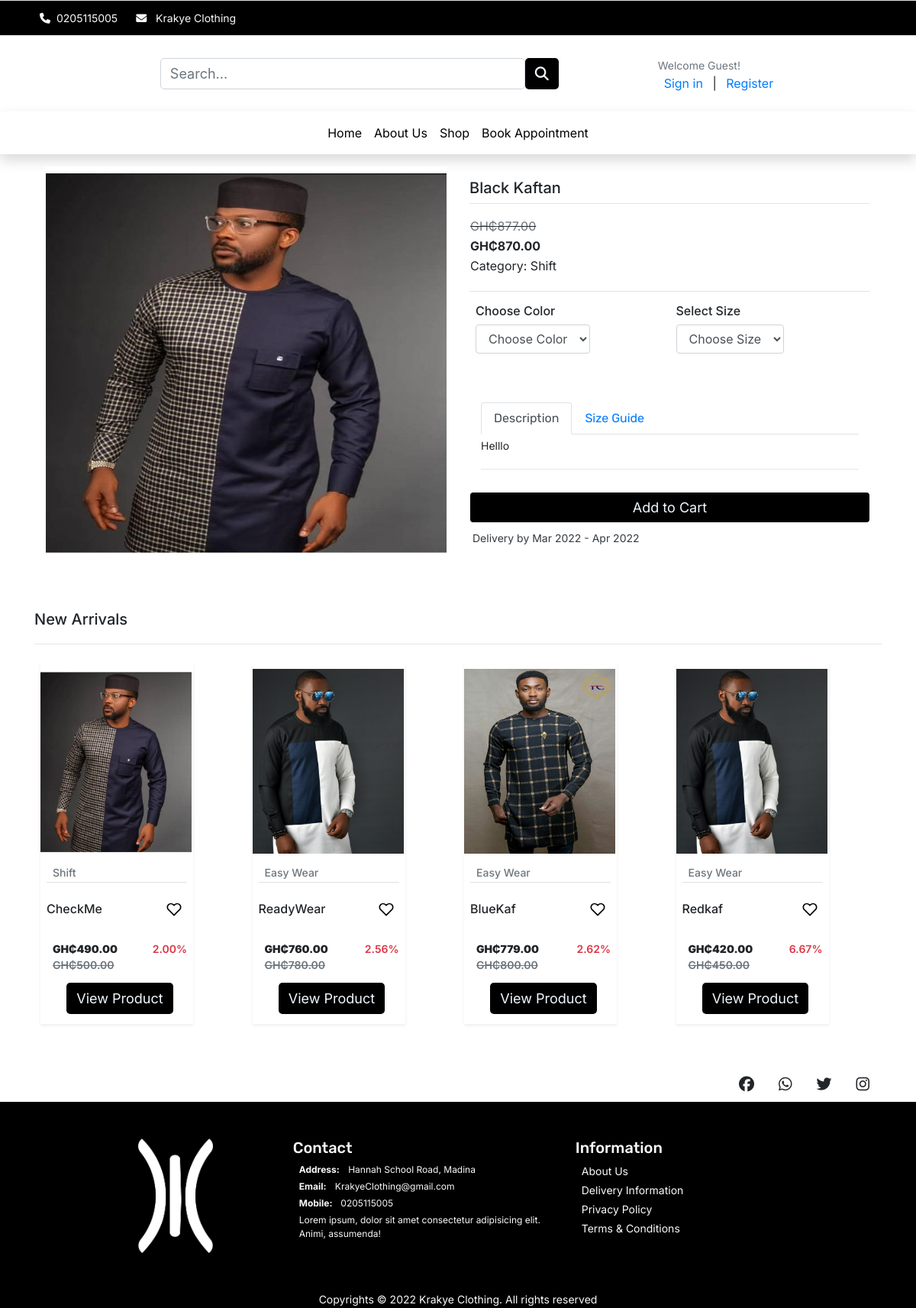
Page /shop/category/shift/black-kaftan/ on the committed database.
### store/models.py (models this page shows, shortened)
class Product(models.Model):
    product_name = models.CharField(max_length=255)
    slug = models.SlugField(max_length=255, unique=True)
    description = models.TextField(blank=True)
    size_guide = models.ImageField(upload_to='size_guide/')
    images = models.ImageField(upload_to='products/')
    price = models.DecimalField(max_digits=6, decimal_places=2, default=0)
    discounted_price = models.DecimalField(max_digits=6, decimal_places=2, default=0)
    stock = models.IntegerField(default=0)
    in_stock = models.BooleanField(default=True)
    created_date = models.DateTimeField(auto_now_add=True)
    modified_date = models.DateTimeField(auto_now=True)
    category = models.ForeignKey(Category, on_delete=models.CASCADE)
    objects = models.Manager()
    products = ProductManager()
    @property
    def discount(self):
        if self.discounted_price > 0:
            discount_percent = ((self.price - self.discounted_price)/self.price)*100
            return format(discount_percent, '.2f')
    def get_absolute_url(self):
        return reverse('store:product_detail', args=[self.category.slug, self.slug])
    class Meta:
        verbose_name_plural = 'Products'
        ordering = ('-created_date', )

### category/models.py (models this page shows, shortened)
class Category(models.Model):
    category_name = models.CharField(max_length=50, unique=True)
    slug = models.SlugField(max_length=50, unique=True)
    description = models.TextField(blank=True)
    cat_image = models.ImageField(upload_to = 'categories')
    class Meta:
        verbose_name_plural ='categories'
    def __str__(self):
        return self.category_name

### store/views.py (the view)
# urls.py: path('shop/category/<str:category_slug>/<str:product_slug>/', views.product_detail, name="product_detail"),
def product_detail(request, category_slug=None, product_slug=None):
    try:
        single_product = Product.objects.get(category__slug=category_slug, slug=product_slug)
        in_cart = CartItem.objects.filter(cart__cart_id=_cart_id(request), product=single_product).exists()
        new_arrivals = Product.objects.all().order_by('-created_date')[:5]
    except Exception as e:
        raise e
    context = {
        'single_product':single_product,
        'in_cart':in_cart,
        'new_arrivals': new_arrivals,
        }
    return render(request, 'store/product/product.html', context )

### cart/context_processors.py (called while the page is built)
def counter(request):
    cart_count = 0
    if 'admin' in request.path:
        return {}
    else:
        try:
            cart = Cart.objects.filter(cart_id=_cart_id(request))
            if request.user.is_authenticated:
                cart_items = CartItem.objects.all().filter(user=request.user)
            else:
                cart_items = CartItem.objects.all().filter(cart=cart[:1])
            for cart_item in cart_items:
                cart_count += cart_item.quantity
        except Cart.DoesNotExist:
            cart_count = 0
    return dict(cart_count=cart_count)

### cart/views.py (called while the page is built)
def _cart_id(request):
    cart = request.session.session_key
    if not cart:
        cart = request.session.create()
    return cart

### store/models.py (called while the page is built)
    def colors(self):
        return super(VariationManager, self).filter(variation_category='color', is_active=True)

    def sizes(self):
        return super(VariationManager, self).filter(variation_category='size', is_active=True)

### templates/store/product/product.html (shortened to what this page needs)
{% extends '../../base.html' %} {% block title %}Krakye Clothing{% endblock%}
{% block content %} {%load static%}
<link rel="stylesheet" href="{%static 'css/ui.css'%}">
  <main id="main-site">
    <section id="product" class="py-3">
        <div class="container">
            <div class="row">
                <div class="col-sm-6">
                  <img id="product-img" src="{{single_product.images.url}} " class="d-block w-100" width="474px" height="510px" alt="Product-details">
                </div>
            <form class="col-sm-6" action="{%url 'cart:add_cart' single_product.id%}" method="POST">
                <div>
                    <h5 class="font-inter font-size-20" id="product-name">{{single_product.product_name}}</h5>
                    <hr class="m-0">
                    <table class="my-3">
                        <tr >
                            <td class='old-price'>
                                <span class="font-inter font-size-16 text-muted">GH₵{{single_product.price}}</span>
                            </td>
                        </tr>
                        <tr>
                            <td>
                              <b><span class=" font-inter font-size-16">GH₵{{single_product.discounted_price}}</span></b>
                           </td>
                        </tr>
                        <tr>
                            <td>
                                <span class="font-inter font-size-16">Category: {{single_product.category}}</span>
                            </td>
                        </tr>
                    </table>
                    <hr>
                      <div class="row">
                        <div class="col mb-3">
                          <div class="item-option-select">
                            <h6>Choose Color</h6>
                            <select name="color" class="form-control" required>
                              <option value="" disabled selected >Choose Color</option>
                            </select>
                          </div>
                        </div>
                         <div class="col mb-3">
                          <div class="item-option-select">
                            <h6>Select Size</h6>
                            <select name="size" class="form-control" required>
                              <option value="" disabled selected >Choose Size</option>
                            </select>
                          </div>
                        </div>
                      </div>
                          <div class='row'>
                          <div class="col-12 details">
                            <div class="font-rubik font-size-16 text-black">
                              <ul class="nav nav-tabs" id="myTab" role="tablist">
                                <li class="nav-item">
                                  <a class="nav-link active " id="home-tab" data-toggle="tab" href="#product-description" role="tab" aria-controls="home" aria-selected="true">Description</a>
                                </li>
                                <li class="nav-item">
                                  <a class="nav-link " id="profile-tab" data-toggle="tab" href="#size-guide" role="tab" aria-controls="profile" aria-selected="false">Size Guide</a>
                                </li>
                              </ul>
                              <div class="tab-content font-inter font-size-14 mt-1" id="myTabContent">
                                <div class="tab-pane fade show active" id="product-description" role="tabpanel" aria-labelledby="home-tab">{{single_product.description}}</div>
                              </div>
                            </div>
                            <hr>
                          </div>
                      </div>
                <div class="form-row pt-2 font-size-16 font-inter">
                  <div class="col">
                    {%if single_product.stock <= 0%}
                    <h4 class="text-danger">Out of Stock</h4>
                    {%else%}
                        <button type="submit" class="btn btn-product form-control update-cart">Add to Cart</button>
                    {%endif%}
                    </div>
              </div>
            </form>
                    <div id="order-details" class="font-inter d-flex flex-column text-dark m-1">
                        <small>
                            Delivery by Mar 2022 - Apr 2022
                        </small>
                    </div>
                </div>
            </div>
    </section>
    <section id="top-sale">
      <div class="container py-5">
        <h4 class="font-inter font-size-20">New Arrivals</h4>
        <hr>
      <div class="owl-carousel owl-theme">
        {%for item in new_arrivals%}
        <div class="shadow-sm item py-2 m-2" style="width: 200px">
          <div class="product font-inter">
              <img src="{{item.images.url}}" alt="product-1" class="img-fluid xzoom" xoriginal="{{item.images.url}}" style="width: 198px; height: 242.3px;">
            <div class="mt-2">
              <h4 class="product-category mx-2 border-bottom"><a class="text-black font-size-14 text-muted" href="">{{item.category}}</a></h4>
            </div>
            <div class="text-center ml-2">
              <div class="d-flex align-items-center justify-content-between mb-0">
                <h6>{{item.product_name}}</h6>
                <button class="btn btn-wishlist pb-3" style="color: black;">
                </button>
              </div>
              <div class="price d-flex text-left font-size-14">
                <div class="new-price p-2">
                  <span><b>GH₵{{item.discounted_price}}</b></span>
                  <span class="old-price text-muted">GH₵{{item.price}}</span>
                </div>
                <div class= "ml-auto p-2">
                  <span class="discount-percentage text-danger">{{item.discount}}%</span>
                </div>
              </div>
              <a href="{{item.get_absolute_url}}">
                <button type="submit" class="btn btn-product font-size-12 product-link" >View Product</button>
                </a>
              </div>
          </div>
        </div>
        {%endfor%}
      </div>
      </div>
    </section>
  </main>
{%endblock%}

### static/css/style.css (style rules this page uses)
button, button:focus { outline: none !important; box-shadow: none !important; }
.btn-product { background-color: black; color: aliceblue; }
.old-price { text-decoration: line-through; }
.font-rubik { font-family: "Rubik", cursive; }
.font-inter { font-family: "Inter", cursive; }
.font-size-12 { font-size: 12px; }
.font-size-14 { font-size: 14px; }
.font-size-16 { font-size: 16px; }
.font-size-20 { font-size: 20px; }
a { text-decoration: none; }
#top-sale .owl-carousel .item .product a { overflow: hidden; }
#top-sale .owl-carousel .item .product img { transition: transform 0.5s ease; }
.btn-cart, .btn-wishlist { position: relative; align-items: center; justify-content: center; width: 50px; height: 50px; color: #333333; border: none; outline: none; border-radius: 50%; }
.row { margin: 0; }
.col-2, .col { padding: 0 1vh; }
a { padding: 0 1vh; }
hr { margin-top: 1.25rem; }
form { padding: 2vh 0; }
select { border: 1px solid rgba(0, 0, 0, 0.137); padding: 1.5vh 1vh; margin-bottom: 4vh; outline: none; width: 100%; background-color: #f7f7f7; }
input, textarea, button { padding: 8px 15px; border-radius: 5px !important; margin: 5px 0px; box-sizing: border-box; border: 1px solid #ccc; font-size: 18px !important; font-weight: 300; }

### static/css/ui.css (style rules this page uses)
.price { font-weight: 600; color: #212529; }
.item-option-select { margin-bottom: 1rem !important; display: inline-block !important; margin-right: 15px !important; }

### rows in the picture
Product: images (picture), product_name "Black Kaftan", price "877.00", discounted_price "870.00", category "Shift", description "Helllo"
Product: images (picture), category "Shift", product_name "CheckMe", discounted_price "490.00", price "500.00", discount "2.00"
Product: images (picture), category "Easy Wear", product_name "ReadyWear", discounted_price "760.00", price "780.00", discount "2.56"
Product: images (picture), category "Easy Wear", product_name "BlueKaf", discounted_price "779.00", price "800.00", discount "2.62"
Product: images (picture), category "Easy Wear", product_name "Redkaf", discounted_price "420.00", price "450.00", discount "6.67"
